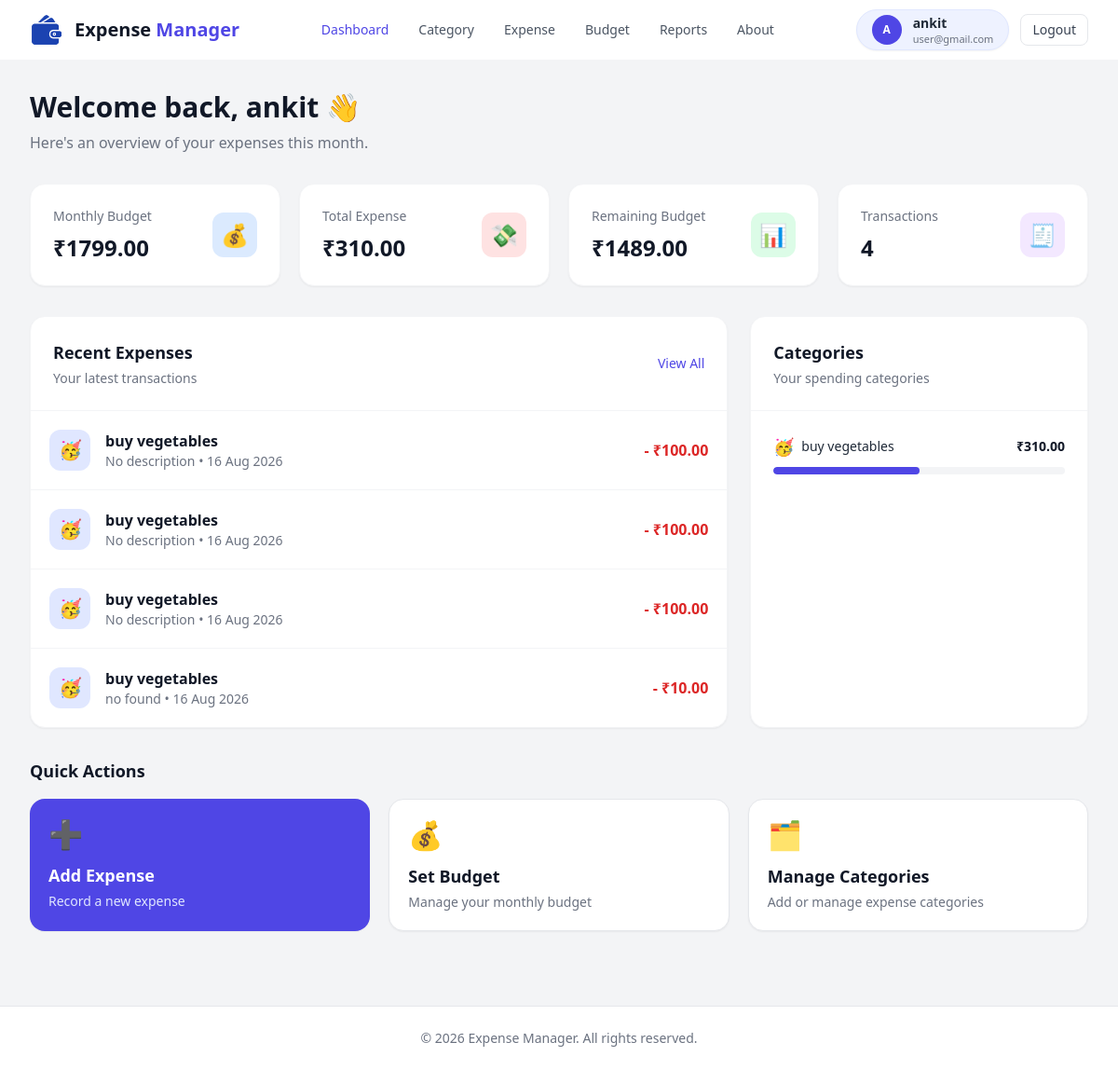
The page /dashboard/ (signed in) on the database its author committed.
### expense/models.py (models this page shows, shortened)
class Expense(models.Model):
    CASH = 'cash'
    ONLINE = 'online'
    PAYMENT_TYPE_CHOICES = [
        (CASH,'cash'),
        (ONLINE,'online'),
    ]
    user = models.ForeignKey(settings.AUTH_USER_MODEL,on_delete=models.CASCADE)
    category = models.ForeignKey(ExpenseCategory, on_delete=models.CASCADE)
    amount = models.DecimalField(max_digits=20, decimal_places=2)
    description = models.TextField(blank=True,default= "N/A")
    date = models.DateField()
    payment_type = models.CharField(max_length=10,choices=PAYMENT_TYPE_CHOICES,default=CASH)

class ExpenseCategory(models.Model):
    user = models.ForeignKey(User,on_delete=models.CASCADE,related_name="expense_categories")
    category_name = models.CharField(max_length=50)
    category_icon = models.CharField(max_length=10,default="📦")

### expense/views.py (the view)
# urls.py: path("dashboard/", views.dashboard, name="dashboard"),
@login_required
def dashboard(req):
    today = timezone.now().date()
    expenses = Expense.objects.filter(user=req.user)
    monthly_expenses = expenses.filter(
        date__year=today.year,
        date__month=today.month
    )
    total_expenses = monthly_expenses.aggregate(total=Sum("amount"))["total"] or 0
    monthly_budget = Budget.objects.filter(
        user=req.user,
        month__year=today.year,
        month__month=today.month
    ).aggregate(total=Sum("amount") )["total"] or 0
    remaining_budget = monthly_budget - total_expenses
    if remaining_budget < 0:
        remaining_budget = 0
    total_entries = monthly_expenses.count()
    average_expense = monthly_expenses.aggregate(avg=Avg("amount"))["avg"] or 0
    recent_expenses = monthly_expenses.order_by("-date")[:5]
    category_report = monthly_expenses.values(
        "category__category_name",
        "category__category_icon"
    ).annotate(
        total=Sum("amount")
    ).order_by("-total")
    data = {
        "monthly_budget": monthly_budget,
        "total_expenses": total_expenses,
        "remaining_budget": remaining_budget,
        "total_entries": total_entries,
        "average_expense": average_expense,
        "recent_expenses": recent_expenses,
        "category_report": category_report,
    }
    return render(req,"dashboard.html",data)

### expense/templates/dashboard.html (shortened to what this page needs)
<!DOCTYPE html>
<html lang="en">
<head>
    <script src="https://cdn.tailwindcss.com"></script>
</head>
<body class="bg-gray-100 text-gray-800 antialiased">
    {% load static %}
    <header class="bg-white border-b border-gray-100 sticky top-0 z-50">
        <div class="max-w-7xl mx-auto px-4 sm:px-6 lg:px-8">
            <div class="flex items-center justify-between h-16">
                <a href="{% url 'dashboard' %}" class="flex items-center gap-2 sm:gap-3 shrink-0">
                    <div class="w-8 h-8 sm:w-9 sm:h-9 flex items-center justify-center">
                        <img src="{% static 'wallet.png' %}" alt="Logo" class="h-full w-auto object-contain">
                    </div>
                    <span class="text-lg sm:text-xl font-bold text-gray-900">
                        Expense <span class="text-indigo-600">Manager</span>
                    </span>
                </a>
                <nav class="hidden md:flex items-center gap-6 lg:gap-8">
                    <a href="{% url 'dashboard' %}" class="text-sm font-medium text-indigo-600">
                        Dashboard
                    </a>
                    <a href="{% url 'add_category' %}" class="text-sm font-medium text-gray-600 hover:text-indigo-600 transition-colors">
                        Category
                    </a>
                    <a href="{% url 'add_expense' %}" class="text-sm font-medium text-gray-600 hover:text-indigo-600 transition-colors">
                        Expense
                    </a>
                    <a href="{% url 'set_budget' %}" class="text-sm font-medium text-gray-600 hover:text-indigo-600 transition-colors">
                        Budget
                    </a>
                    <a href="{% url 'reports' %}" class="text-sm font-medium text-gray-600 hover:text-indigo-600 transition-colors">
                        Reports
                    </a>
                    <a href="" class="text-sm font-medium text-gray-600 hover:text-indigo-600 transition-colors">
                        About
                    </a>
                </nav>
                <div class="flex items-center gap-2 sm:gap-3">
                    {% if request.user.is_authenticated %}
                    <div class="flex items-center gap-2 sm:gap-3 rounded-full border border-indigo-100 bg-indigo-50 px-2 sm:px-4 py-1 shadow-sm">
                        <div class="flex h-7 w-7 sm:h-8 sm:w-8 shrink-0 items-center justify-center rounded-full bg-indigo-600 text-xs font-bold text-white">
                            {% if request.user.first_name %}
                            {{ request.user.first_name|first|upper }}
                            {% else %}
                            {{ request.user.username|first|upper }}
                            {% endif %}
                        </div>
                        <div class="hidden sm:flex flex-col leading-tight max-w-[130px] lg:max-w-[200px]">
                            <span class="text-xs sm:text-sm font-semibold text-gray-800 truncate">
                                {% if request.user.first_name %}
                                {{ request.user.first_name }} {% if request.user.last_name %}{{ request.user.last_name }}{% endif %}
                                {% else %}
                                {{ request.user.username }}
                                {% endif %}
                            </span>
                            <span class="text-[10px] sm:text-[11px] text-gray-500 truncate">{{ request.user.email }}</span>
                        </div>
                    </div>
                    <a href="{% url 'logout' %}"
                        class="inline-flex items-center justify-center rounded-lg border border-gray-200 bg-white px-2.5 sm:px-3 py-1.5 text-xs sm:text-sm font-medium text-gray-700 transition hover:border-red-200 hover:text-red-600">
                        Logout
                    </a>
                    {% endif %}
                </div>
            </div>
        </div>
    </header>
    <main class="max-w-7xl mx-auto px-4 sm:px-6 lg:px-8 py-6 sm:py-8">
        <section class="mb-6 sm:mb-8">
            <h1 class="text-2xl sm:text-3xl font-bold text-gray-900">
                Welcome back,
                {{ request.user.first_name|default:request.user.username }} 👋
            </h1>
            <p class="mt-1 sm:mt-2 text-sm sm:text-base text-gray-500">
                Here's an overview of your expenses this month.
            </p>
        </section>
        <section class="grid grid-cols-1 sm:grid-cols-2 lg:grid-cols-4 gap-4 sm:gap-5">
            <div class="rounded-2xl border border-gray-100 bg-white p-5 sm:p-6 shadow-sm">
                <div class="flex items-center justify-between">
                    <div>
                        <p class="text-xs sm:text-sm text-gray-500">Monthly Budget</p>
                        <h2 class="mt-1 sm:mt-2 text-xl sm:text-2xl font-bold text-gray-900">
                            ₹{{ monthly_budget|floatformat:2 }}
                        </h2>
                    </div>
                    <div class="flex h-11 w-11 sm:h-12 sm:w-12 items-center justify-center rounded-xl bg-blue-100 text-xl sm:text-2xl shrink-0">
                        💰
                    </div>
                </div>
            </div>
            <div class="rounded-2xl border border-gray-100 bg-white p-5 sm:p-6 shadow-sm">
                <div class="flex items-center justify-between">
                    <div>
                        <p class="text-xs sm:text-sm text-gray-500">Total Expense</p>
                        <h2 class="mt-1 sm:mt-2 text-xl sm:text-2xl font-bold text-gray-900">
                            ₹{{ total_expenses|floatformat:2 }}
                        </h2>
                    </div>
                    <div class="flex h-11 w-11 sm:h-12 sm:w-12 items-center justify-center rounded-xl bg-red-100 text-xl sm:text-2xl shrink-0">
                        💸
                    </div>
                </div>
            </div>
            <div class="rounded-2xl border border-gray-100 bg-white p-5 sm:p-6 shadow-sm">
                <div class="flex items-center justify-between">
                    <div>
                        <p class="text-xs sm:text-sm text-gray-500">Remaining Budget</p>
                        <h2 class="mt-1 sm:mt-2 text-xl sm:text-2xl font-bold text-gray-900">
                            ₹{{ remaining_budget|floatformat:2 }}
                        </h2>
                    </div>
                    <div class="flex h-11 w-11 sm:h-12 sm:w-12 items-center justify-center rounded-xl bg-green-100 text-xl sm:text-2xl shrink-0">
                        📊
                    </div>
                </div>
            </div>
            <div class="rounded-2xl border border-gray-100 bg-white p-5 sm:p-6 shadow-sm">
                <div class="flex items-center justify-between">
                    <div>
                        <p class="text-xs sm:text-sm text-gray-500">Transactions</p>
                        <h2 class="mt-1 sm:mt-2 text-xl sm:text-2xl font-bold text-gray-900">
                            {{ total_entries }}
                        </h2>
                    </div>
                    <div class="flex h-11 w-11 sm:h-12 sm:w-12 items-center justify-center rounded-xl bg-purple-100 text-xl sm:text-2xl shrink-0">
                        🧾
                    </div>
                </div>
            </div>
        </section>
        <section class="mt-6 sm:mt-8 grid grid-cols-1 gap-6 lg:grid-cols-3">
            <div class="overflow-hidden rounded-2xl border border-gray-100 bg-white shadow-sm lg:col-span-2">
                <div class="flex items-center justify-between border-b border-gray-100 p-4 sm:p-6">
                    <div>
                        <h3 class="text-base sm:text-lg font-bold text-gray-900">Recent Expenses</h3>
                        <p class="mt-0.5 sm:mt-1 text-xs sm:text-sm text-gray-500">
                            Your latest transactions
                        </p>
                    </div>
                    <a href="{% url 'manage_expense' %}"
                        class="text-xs sm:text-sm font-medium text-indigo-600 hover:text-indigo-700">
                        View All
                    </a>
                </div>
                <div class="divide-y divide-gray-100">
                    {% for expense in recent_expenses %}
                    <div class="flex items-center justify-between gap-3 sm:gap-4 p-4 sm:p-5">
                        <div class="flex min-w-0 items-center gap-3 sm:gap-4">
                            <div class="flex h-10 w-10 sm:h-11 sm:w-11 shrink-0 items-center justify-center rounded-xl bg-indigo-100 text-lg sm:text-xl">
                                {{ expense.category.category_icon }}
                            </div>
                            <div class="min-w-0">
                                <h4 class="truncate text-sm sm:text-base font-semibold text-gray-900">
                                    {{ expense.category.category_name }}
                                </h4>
                                <p class="truncate text-xs sm:text-sm text-gray-500">
                                    {% if expense.description %}
                                        {{ expense.description }}
                                    {% else %}
                                        No description
                                    {% endif %}
                                    • {{ expense.date|date:"d M Y" }}
                                </p>
                            </div>
                        </div>
                        <p class="shrink-0 text-sm sm:text-base font-semibold text-red-600">
                            - ₹{{ expense.amount|floatformat:2 }}
                        </p>
                    </div>
                    {% endfor %}
                </div>
            </div>
            <div class="overflow-hidden rounded-2xl border border-gray-100 bg-white shadow-sm">
                <div class="border-b border-gray-100 p-4 sm:p-6">
                    <h3 class="text-base sm:text-lg font-bold text-gray-900">Categories</h3>
                    <p class="mt-0.5 sm:mt-1 text-xs sm:text-sm text-gray-500">
                        Your spending categories
                    </p>
                </div>
                <div class="space-y-4 sm:space-y-5 p-4 sm:p-6">
                    {% for category in category_report %}
                    <div>
                        <div class="mb-1.5 sm:mb-2 flex items-center justify-between gap-3">
                            <div class="flex min-w-0 items-center gap-2">
                                <span class="text-base sm:text-lg shrink-0">
                                    {{ category.category__category_icon }}
                                </span>
                                <span class="truncate text-xs sm:text-sm font-medium text-gray-800">
                                    {{ category.category__category_name }}
                                </span>
                            </div>
                            <span class="shrink-0 text-xs sm:text-sm font-semibold text-gray-900">
                                ₹{{ category.total|floatformat:2 }}
                            </span>
                        </div>
                        <div class="h-2 w-full overflow-hidden rounded-full bg-gray-100">
                            <div class="h-2 rounded-full bg-indigo-600" style="width: 50%;"></div>
                        </div>
                    </div>
                    {% endfor %}
                </div>
            </div>
        </section>
        <section class="mt-6 sm:mt-8">
            <h3 class="mb-3 sm:mb-4 text-base sm:text-lg font-bold text-gray-900">
                Quick Actions
            </h3>
            <div class="grid grid-cols-1 sm:grid-cols-2 md:grid-cols-3 gap-4 sm:gap-5">
                <a href="{% url 'add_expense' %}"
                    class="rounded-2xl bg-indigo-600 p-5 text-white transition hover:bg-indigo-700 active:scale-[0.99] shadow-sm">
                    <div class="mb-3 text-2xl sm:text-3xl">➕</div>
                    <h4 class="text-base sm:text-lg font-semibold">
                        Add Expense
                    </h4>
                    <p class="mt-1 text-xs sm:text-sm text-indigo-100">
                        Record a new expense
                    </p>
                </a>
                <a href="{% url 'set_budget' %}"
                    class="rounded-2xl border border-gray-200 bg-white p-5 transition hover:border-indigo-400 active:scale-[0.99] shadow-sm">
                    <div class="mb-3 text-2xl sm:text-3xl">💰</div>
                    <h4 class="text-base sm:text-lg font-semibold text-gray-900">
                        Set Budget
                    </h4>
                    <p class="mt-1 text-xs sm:text-sm text-gray-500">
                        Manage your monthly budget
                    </p>
                </a>
                <a href="{% url 'manage_category' %}"
                    class="rounded-2xl border border-gray-200 bg-white p-5 transition hover:border-indigo-400 active:scale-[0.99] shadow-sm sm:col-span-2 md:col-span-1">
                    <div class="mb-3 text-2xl sm:text-3xl">🗂️</div>
                    <h4 class="text-base sm:text-lg font-semibold text-gray-900">
                        Manage Categories
                    </h4>
                    <p class="mt-1 text-xs sm:text-sm text-gray-500">
                        Add or manage expense categories
                    </p>
                </a>
            </div>
        </section>
    </main>
    <footer class="mt-12 border-t border-gray-200 bg-white">
        <div class="mx-auto max-w-7xl px-4 sm:px-6 py-6 text-center">
            <p class="text-xs sm:text-sm text-gray-500">
                © 2026 Expense Manager. All rights reserved.
            </p>
        </div>
    </footer>
</body>
</html>

### rows shown on the page
Expense: category.category_icon "🥳", category.category_name "buy vegetables", description "No description", date "16 Aug 2026", amount "100.00"
Expense: category.category_icon "🥳", category.category_name "buy vegetables", description "No description", date "16 Aug 2026", amount "100.00"
Expense: category.category_icon "🥳", category.category_name "buy vegetables", description "No description", date "16 Aug 2026", amount "100.00"
Expense: category.category_icon "🥳", category.category_name "buy vegetables", description "no found", date "16 Aug 2026", amount "10.00"
ExpenseCategory: category__category_icon "🥳", category__category_name "buy vegetables", total "310.00"

### other values the page prints
{{ request.user.username|first|upper }} "A"
{{ request.user.username }} "ankit"
{{ request.user.email }} "user@gmail.com"
{{ request.user.first_name|default:request.user.username }} "ankit"
{{ monthly_budget|floatformat:2 }} "1799.00"
{{ total_expenses|floatformat:2 }} "310.00"
{{ remaining_budget|floatformat:2 }} "1489.00"
{{ total_entries }} "4"
